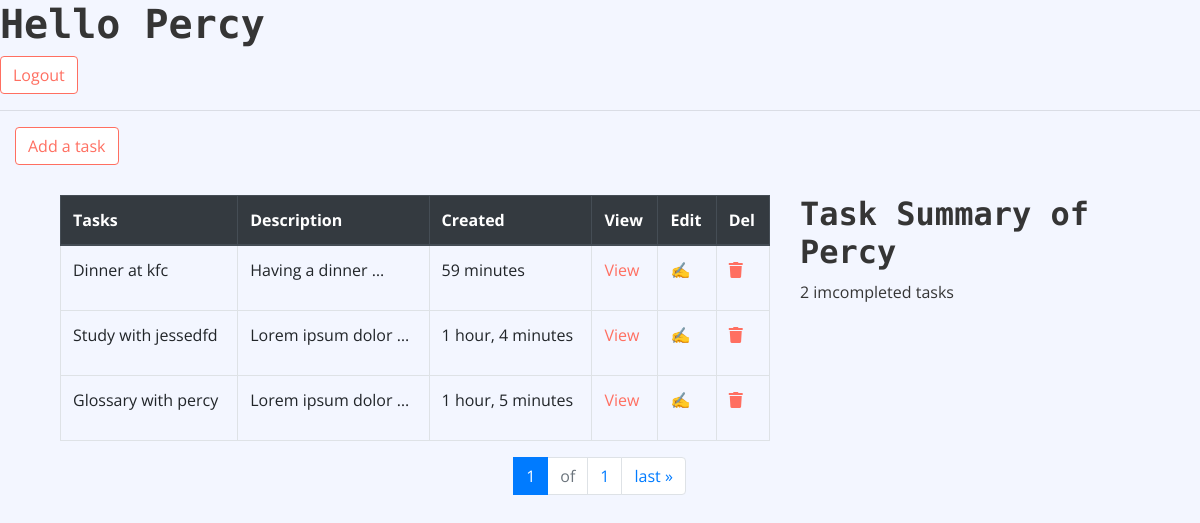
The app's page / (signed in) with its own data.
### base/models.py (models this page shows, shortened)
class Tast(models.Model):
    id = models.UUIDField(default=uuid.uuid4, primary_key=True, editable=False, unique=True)
    user = models.ForeignKey(User, on_delete=models.CASCADE, null=True, blank=True)
    title = models.CharField(max_length=100)
    description = models.TextField(null=True, blank=True)
    complete = models.BooleanField(default=False)
    created = models.DateTimeField(auto_now_add=True)
    slug = models.SlugField(max_length=250, null=True, blank=True)
    class Meta:
        ordering = ['complete','-created']

### base/views.py (the view)
# urls.py: path('', TaskList.as_view(), name="tasks"),
class TaskList(LoginRequiredMixin, ListView):
	model = Tast
	template_name = 'base/index.html'
	context_object_name = 'tasks'
	paginate_by = 7
	def get_queryset(self):
		return Tast.objects.filter(user=self.request.user)

### base/templates/base/index.html (shortened to what this page needs)
{% extends 'base/main.html' %}
{% block content %}
	{% if request.user.is_authenticated %}
  <h1>Hello {{request.user}}</h1>
   <a class="btn" href="{% url 'logout-user'%}">Logout</a>
  {% else %}
     <a href="{% url 'login-user' %}">Login</a>
  {% endif %}
  <hr>
<div class="col-md-12" style="margin-bottom: 30px;"><a class="btn" href="{% url 'create-task' %}">Add a task</a></div>
        <div class="cart-page">
            <div class="container-fluid">
                <div class="row">
                    <div class="col-lg-8">
                        <div class="cart-page-inner">
                            <div class="table-responsive">
                                <table class="table table-bordered">
                                    <thead class="thead-dark">
                                        <tr>
                                            <th>Tasks</th>
                                            <th>Description</th>
                                            <th>Created</th>
                                            <th>View</th>
                                            <th>Edit</th>
                                            <th>Del</th>
                                        </tr>
                                    </thead>
                                    <tbody class="align-middle">
                                      {% for i in object_list %}
                                        <tr>
                                            <td>
                                                <div class="img">
                                                    <p>{{i.title}}</p>
                                                </div>
                                            </td>
                                            <td>{{i.description | truncatewords:3}}</td>
                                            <td>{{i.created|timesince}}</td>
                                            <td>
                                              <a href="{% url 'task-detail' i.slug %}">View</a>
                                            </td>
                                            <td>
                                              <a href="{% url 'update-task' i.id %}">✍️</a>
                                            </td>
                                            <td>
                                              <a href="{% url 'delete-task' i.id %}"><i class="fas fa-trash"></i></a>
                                            </td>
                                        </tr>
                                          {% empty %}
                                          <tr>
                                             <h4 style="margin-left:70px;">No tasks available yet</h4>
                                          </tr>
                                        {% endfor %}
                                    </tbody>
                                </table>
                            </div>
                        </div>
                    </div>
                    <div class="col-lg-4">
                        <div class="cart-page-inner">
                            <div class="row">
                                <div class="col-md-12">
                                    <div class="cart-summary">
                                        <div class="cart-content">
                                            <h2>Task Summary of {{request.user}} </h2>
                                            <p><span>2</span> imcompleted tasks</p>
                                        </div>
                                    </div>
                                </div>
                            </div>
                        </div>
                    </div>
                </div>
            </div>
        </div>
        <div class="col-md-12">
            <nav aria-label="Page navigation example">
                <ul class="pagination justify-content-center">
                    <li class="page-item active">
                      <a class="page-link" href="#">{{page_obj.number}}</a>
                    </li>
                    <li class="page-item disabled"><a class="page-link" href="#">of</a></li>
                    <li class="page-item"><a class="page-link" href="#">{{page_obj.paginator.num_pages}}</a></li>
                    <li class="page-item">
                      {% if page_obj.has_next %}
                      <a class="page-link" href="?page={{ page_obj.next_page_number}}">Next</a>
                      {% elif page_obj.paginator.num_pages %}
                      <a class="page-link disabled" href="?page={{ page_obj.paginator.num_pages }}">last &raquo;</a>
                      {% endif %}
                    </li>
                </ul>
            </nav>
        </div>
{% endblock content %}

### base/templates/base/main.html (shortened to what this page needs)
<!DOCTYPE html>
{% load static %}
<html lang="en">
    <head>
        <link href="https://stackpath.bootstrapcdn.com/bootstrap/4.4.1/css/bootstrap.min.css" rel="stylesheet">
        <link href="https://cdnjs.cloudflare.com/ajax/libs/font-awesome/5.10.0/css/all.min.css" rel="stylesheet">
        <link href="lib/slick/slick.css" rel="stylesheet">
        <link href="lib/slick/slick-theme.css" rel="stylesheet">
        <link href="{% static 'css/style.css' %}" rel="stylesheet">
    </head>
    <body>
       {% block content %}
       {% endblock content %}
    </body>
</html>

### static/css/style.css (style rules this page uses)
body { color: #353535; font-family: 'Open Sans', sans-serif; font-weight: 400; background: #f3f6ff; }
a { color: #FF6F61; }
h1 { font-family: 'Source Code Pro', monospace; font-weight: 900; }
h2 { font-family: 'Source Code Pro', monospace; font-weight: 700; }
@media (min-width: 992px) { .container-fluid { padding-right: 60px; padding-left: 60px; } }
.btn { color: #FF6F61; background: #ffffff; border: 1px solid #FF6F61; }

### records on screen
Tast: title "Dinner at kfc", description "Having a dinner …", created "59 minutes"
Tast: title "Study with jessedfd", description "Lorem ipsum dolor …", created "1 hour, 4 minutes"
Tast: title "Glossary with percy", description "Lorem ipsum dolor …", created "1 hour, 5 minutes"

### other values on screen
{{ request.user }} "Percy"
{{ page_obj.number }} "1"
{{ page_obj.paginator.num_pages }} "1"
